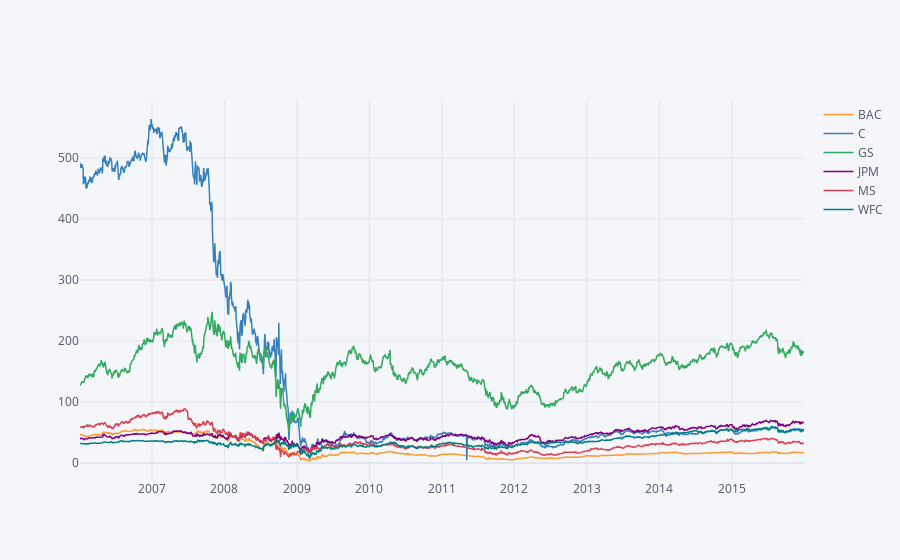

Here is the notebook cell this chart was saved with:
### Markdown cell above
** Create a line plot showing Close price for each bank for the entire index of time. (Hint: Try using a for loop, or use [.xs](http://pandas.pydata.org/pandas-docs/stable/generated/pandas.DataFrame.xs.html) to get a cross section of the data.)**

### Code cell
bank_stocks.xs(key='Close',axis=1,level='Stock Info').iplot(kind='line',width =1.5)

### Figure 1 — Plotly figure (JSON) as saved in the notebook; plotly's stock layout.template omitted (floating-point values rounded to 4 significant figures; data arrays with more than 128 entries replaced by an {"elided": "..."} marker saying what was removed)
{"data": [{"line": {"color": "rgba(255, 153, 51, 1.0)", "dash": "solid", "shape": "linear", "width": 1.5}, "mode": "lines", "name": "BAC", "text": "", "type": "scatter", "x": {"elided": "2517 str values"}, "y": {"elided": "2517 float values"}}, {"line": {"color": "rgba(55, 128, 191, 1.0)", "dash": "solid", "shape": "linear", "width": 1.5}, "mode": "lines", "name": "C", "text": "", "type": "scatter", "x": {"elided": "2517 str values"}, "y": {"elided": "2517 float values"}}, {"line": {"color": "rgba(50, 171, 96, 1.0)", "dash": "solid", "shape": "linear", "width": 1.5}, "mode": "lines", "name": "GS", "text": "", "type": "scatter", "x": {"elided": "2517 str values"}, "y": {"elided": "2517 float values"}}, {"line": {"color": "rgba(128, 0, 128, 1.0)", "dash": "solid", "shape": "linear", "width": 1.5}, "mode": "lines", "name": "JPM", "text": "", "type": "scatter", "x": {"elided": "2517 str values"}, "y": {"elided": "2517 float values"}}, {"line": {"color": "rgba(219, 64, 82, 1.0)", "dash": "solid", "shape": "linear", "width": 1.5}, "mode": "lines", "name": "MS", "text": "", "type": "scatter", "x": {"elided": "2517 str values"}, "y": {"elided": "2517 float values"}}, {"line": {"color": "rgba(0, 128, 128, 1.0)", "dash": "solid", "shape": "linear", "width": 1.5}, "mode": "lines", "name": "WFC", "text": "", "type": "scatter", "x": {"elided": "2517 str values"}, "y": {"elided": "2517 float values"}}], "layout": {"legend": {"bgcolor": "#F5F6F9", "font": {"color": "#4D5663"}}, "paper_bgcolor": "#F5F6F9", "plot_bgcolor": "#F5F6F9", "title": {"font": {"color": "#4D5663"}}, "xaxis": {"gridcolor": "#E1E5ED", "showgrid": true, "tickfont": {"color": "#4D5663"}, "title": {"font": {"color": "#4D5663"}, "text": ""}, "zerolinecolor": "#E1E5ED"}, "yaxis": {"gridcolor": "#E1E5ED", "showgrid": true, "tickfont": {"color": "#4D5663"}, "title": {"font": {"color": "#4D5663"}, "text": ""}, "zerolinecolor": "#E1E5ED"}}}
